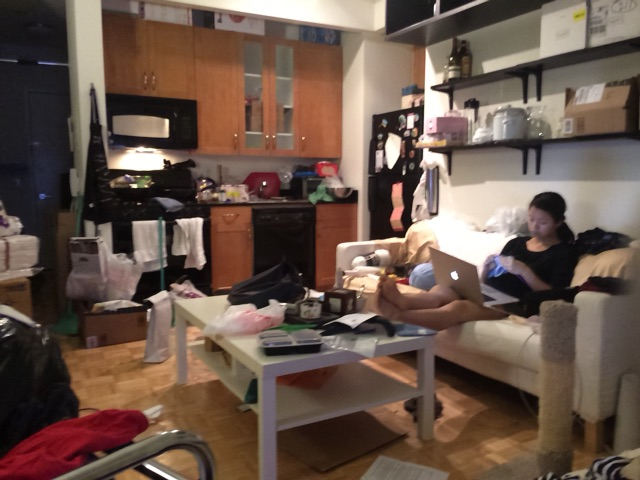
%> input picture src/capture/calibration/iPhone 5s/test/color.jpg, 640 x 480 px
$ octave main.m   (GNU Octave 9; MATLAB toolbox functions it lacks are replaced by stand-ins)
%> lines starting %> are read from the running program, lines starting %| are printed output that depends on the picture
### src/capture/calibration/tools/image2PLY.m
function image2PLY(directory, calib_path, align)
%> called with directory = '~/Downloads/(null)/2015-11-05T13.48.33.190', calib_path = 'iPhone 5s/Calib_Results_stereo.mat', align = true

    % Load calibration data
    load(calib_path);

    result_path = fullfile(directory, 'out.ply');

    % Load image data
    color = imread(fullfile(directory, 'color.jpg'));
%> color is the input picture: size 480x640x3 uint8; mean R, G, B 106.1, 86.1, 74.8
    depth = imread(fullfile(directory, 'depth.png'));
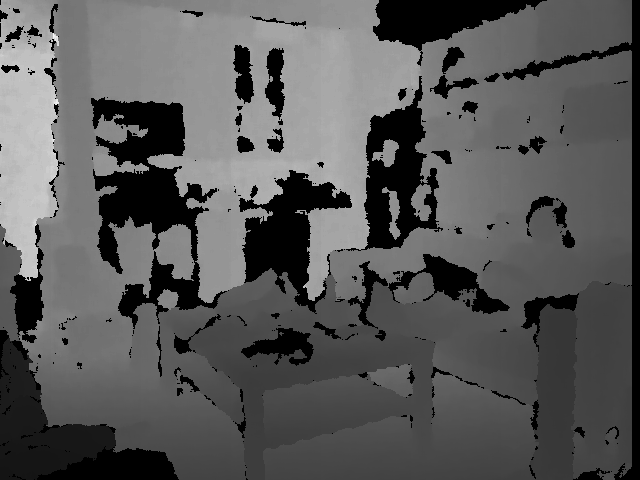
%> input picture src/capture/calibration/iPhone 5s/test/depth.png, 640 x 480 px
%> depth is the input picture: size 480x640 uint16; min 0, max 64208, mean 22409.3

    % Better way to do bit shift
    depth = double(bitor(bitshift(depth,-3), bitshift(depth,16-3))) / 1000;
%> depth: size 480x640 double

    % Do we need to align the images or are they already fused
    if exist('align', 'var')
        % Get position of left (color) camera w.r.t. right (depth) camera
        Rt = [inv(R) -T/1000];

        % Compute x, y, z coordinates from right camera (depth) perspective
        XYZcamera = depth2XYZcamera(depth, KK_right);

        % Warp the depth to color
        [imageWarp, depth] = WarpMeshMatlabColor(XYZcamera, double(color), KK_left, Rt);
    end

    % Compute x, y, z coordinates from left camera (color) perspective
    XYZcamera = depth2XYZcamera(depth, KK_left);

    % Show point cloud (MATLAB treats 0,0,0 as missing point)
    points = pointCloud(XYZcamera(:,:,1:3), 'Color', color);

    % Write point cloud
    if exist(result_path)
        delete(result_path);
    end

    pcwrite(points, result_path, 'PLYFormat', 'binary');
end

### src/capture/calibration/depth2XYZcamera.m

% TODO: we are calculating tanx/tany twice in main.m unnecessarily

% Inputs
% - depth: 16-bit greyscale image in meters
% - K: intrinsic matrix of depth camera
%
% Outputs
% - XYZcamera: 4 x size(depth) matrix with x, y, z, and crop mask
function XYZcamera = depth2XYZcamera(depth, K)
%> called with K = [574.8 0 314; 0 574.6 240.9; 0 0 1]
    % Get image dimensions
    [height, width] = size(depth);
%> height = 480; width = 640

    % Initialize X-coordinate (ignore calibrated principal point)
    xcoord = repmat([1:width], height, 1) - width / 2; % - K(1,3);

    % Initialize Y-coordinate (ignore calibrated principal point)
    ycoord = repmat([1:height]', 1, width) - height / 2; % - K(2,3);

    % Get angles
    tanx = xcoord / K(1,1);
    tany = ycoord / K(2,2);

    xcoord = depth .* tanx;
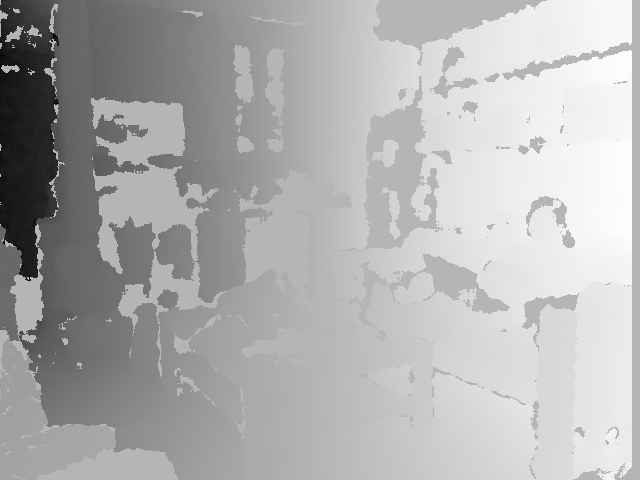
%> xcoord: size 480x640 double; min -3.71, max 1.51, mean -0.11; drawn with min black and max white
    ycoord = depth .* tany;
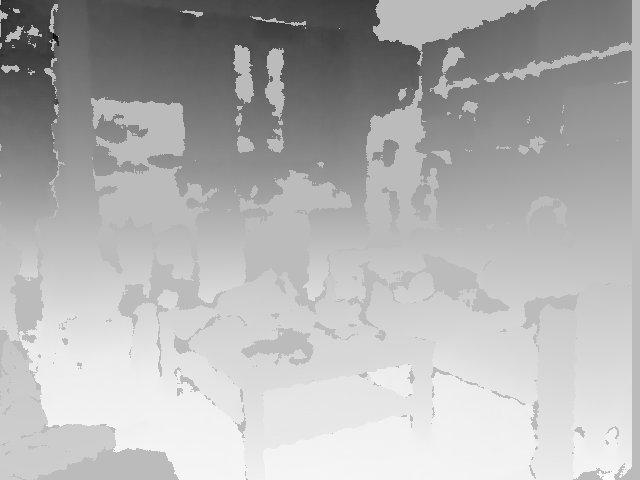
%> ycoord: size 480x640 double; min -2.86, max 1.03, mean -0.143; drawn with min black and max white
    zcoord = depth;

    XYZcamera = cat(3, xcoord, ycoord, zcoord, zcoord ~= 0);
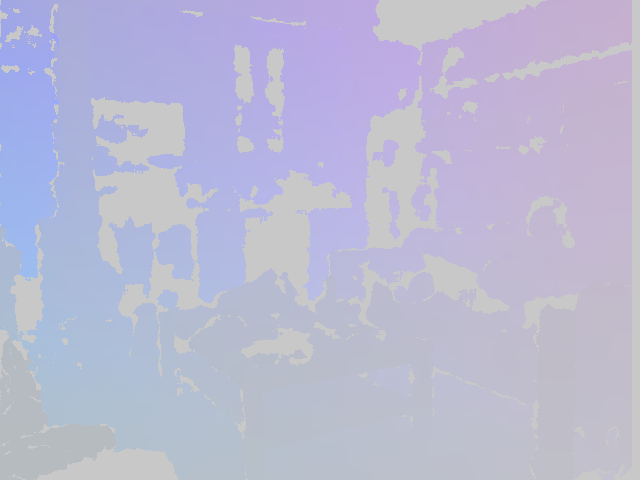
%> XYZcamera: size 480x640x4 double; mean R, G, B, A -0.11, -0.143, 2.8, 0.821; transparent parts drawn white
end

### src/capture/calibration/WarpMesh/WarpMeshMatlabColor.m
function [imageWarp, depth] = WarpMeshMatlabColor(XYZcamera, image, K, Rt)

%> the run ends on the next line
mex WarpMesh/WarpMeshColor.cpp -outdir WarpMesh -lGLU -lOSMesa -I/opt/X11/include/ -L/opt/X11/lib/

XYZcamera = double(XYZcamera);

X = reshape(XYZcamera,[],4)';
X = X(1:3,:);
X = transformPointCloud(X,Rt);
X = reshape(X',[480,640,3]);
XYZcamera(:,:,1) = X(:,:,1);
XYZcamera(:,:,2) = X(:,:,2);
XYZcamera(:,:,3) = X(:,:,3) .* double(XYZcamera(:,:,4)~=0);

P = [K [0;0;0]];
XYZcamera(:,:,1) = -XYZcamera(:,:,1);

image = double(image);
XYZcamera(:,:,4) = image(:,:,1) + image(:,:,2) * 256  + image(:,:,3) * 256 * 256;

[imageWarp, depth]=WarpMeshColor(P, XYZcamera);

imageWarp = imageWarp';
imageWarp = imageWarp(:,end:-1:1);

imageWarp = double(imageWarp);

R = mod(imageWarp,256);
G = mod(floor(imageWarp/256),256);
B = floor(imageWarp/(256*256));

imageWarp(:,:,1) = R;
imageWarp(:,:,2) = G;
imageWarp(:,:,3) = B;

depth = depth';
depth = depth(end:-1:1,end:-1:1);

z_near = 0.3;
z_far_ratio = 1.2;
depth = z_near./(1-single(depth)/2^32);
maxDepth = max(depth(abs(depth) < 100));

cropmask = (depth < z_near) | (depth > z_far_ratio * maxDepth);
depth(cropmask) = 0;

imageWarp = uint8(imageWarp);

if ~any(imageWarp(:))
    depth = single(zeros(size(depth)));
    return
end

### src/capture/calibration/main.m
cd(fileparts(which('main')));
addpath('WarpMesh');
addpath('tools');

scan_path = '~/Downloads/iPhone-Daniel/2015-11-04T11.38.50.485';
scan_path = '~/Downloads/(null)/2015-11-05T13.48.33.190';

device = 'iPhone 5s';
calib_path = sprintf('%s/Calib_Results_stereo.mat', device);

image2PLY(scan_path, calib_path, true);
